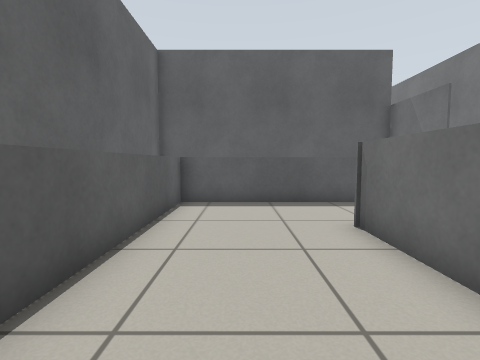
[1] (above)

16 first-person views from a walk through a robot-simulator world made for Gazebo. The camera is 0.68 m above the floor, tilts 4° down and sees 85° across. Floor lines are 1 m apart. The floor is counted in squares, 0.5 m on a side. Each view is taken from the middle of a square. On the plan, view 1 faces up. The plan holds only what a view shows up to about 13 squares ahead; the rest is blank. Some stock models are drawn as simple stand-ins.

[2]
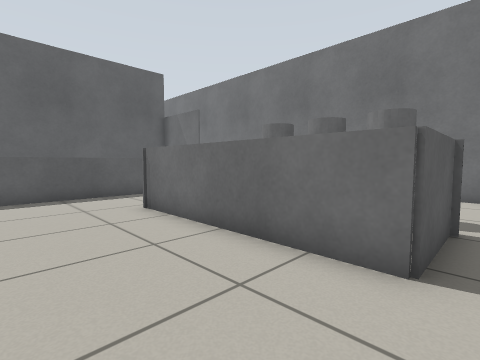

[3]
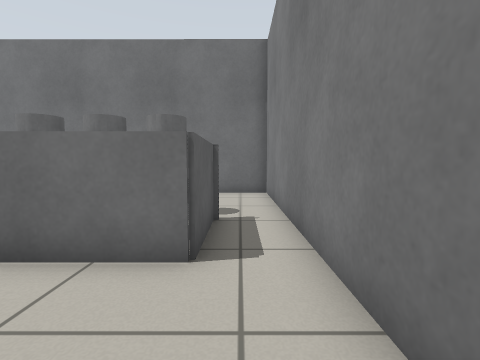

[4]
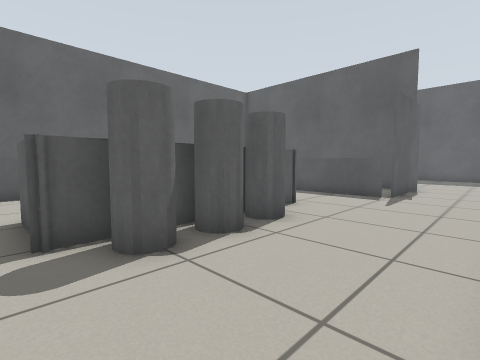

[5]
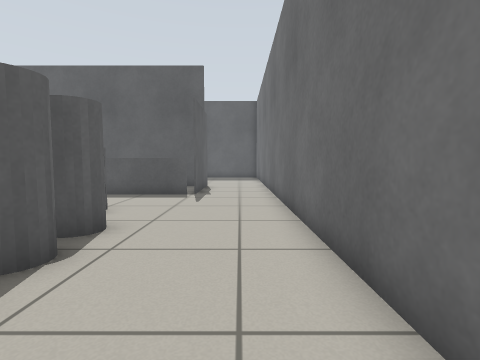

[6]
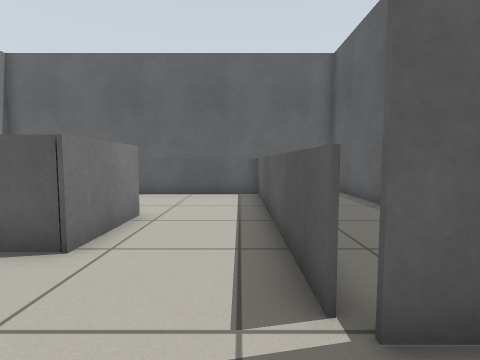

[7]
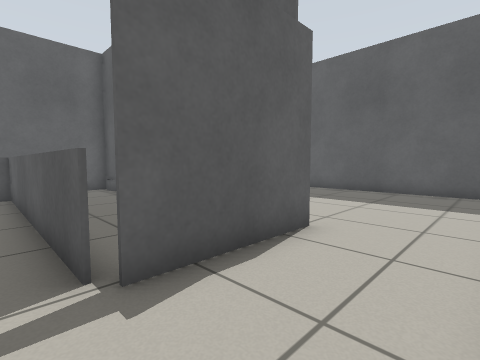

[8]
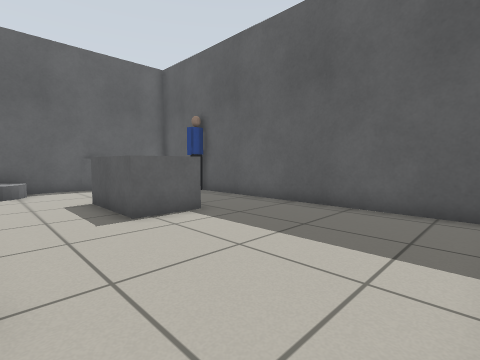

[9]
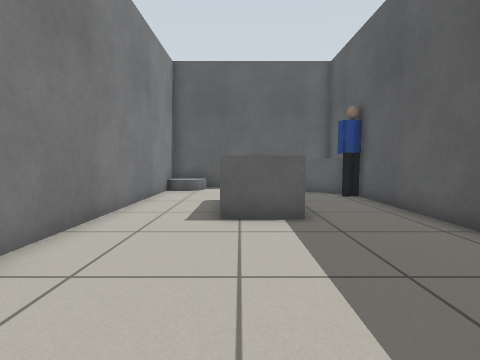

[10]
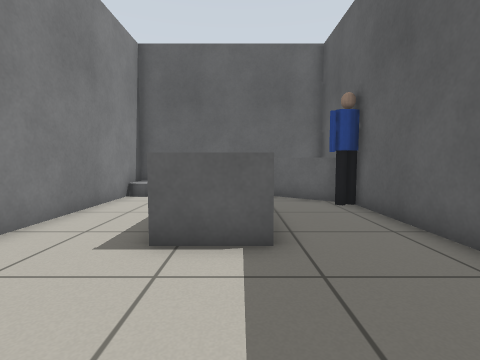

[11]
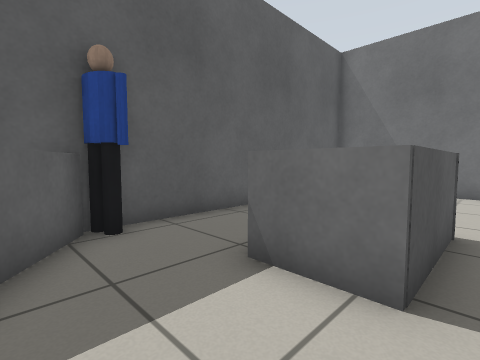

[12]
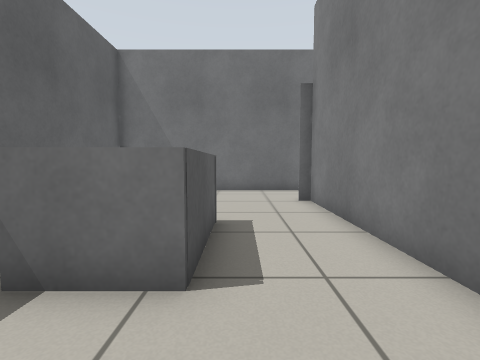

[13]
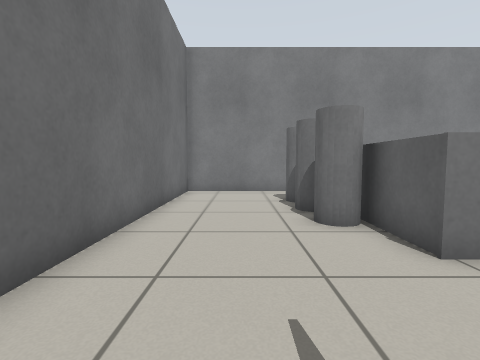

[14]
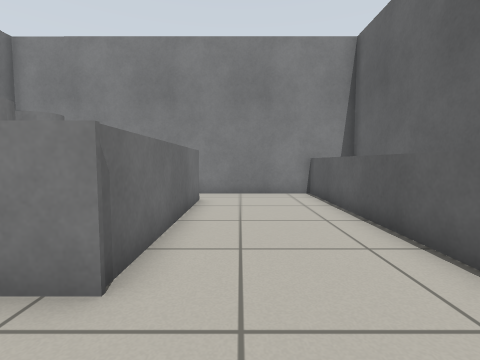

[15]
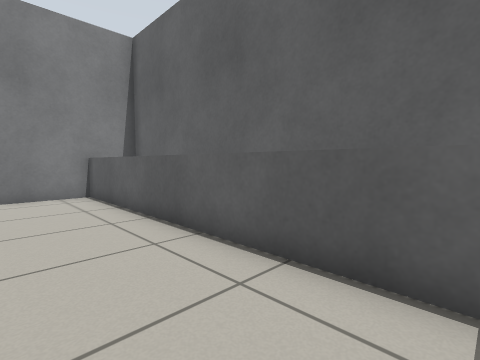

[16]
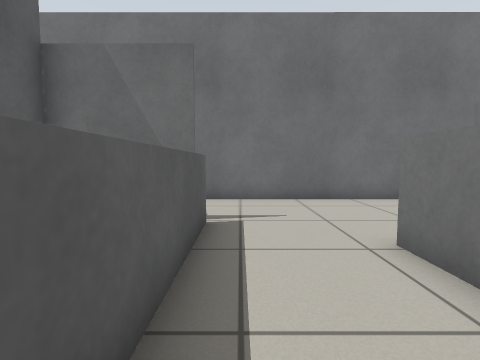

### Floor plan
Points are (right, up) in squares from view 1. A wall is a line through its corners. A room is listed if a view was taken in it or the views show most of it. See-through windows are left out.
Room 1 (views 1, 2, 3, 4, 5, 14, 15, 16)
walls: (-2.1, -3.2) (10.4, -3.2) (10.4, 7.5)
low walls: (5.1, 5.4) (5.1, -1.4) (2.5, -1.4) (2.5, 5.4) (5.1, 5.4); (6.9, 8.8) (-2, 8.8) (-2, -3.2)
ways out: opening at (9, 7.3) to room 2
objects: grey pole (6, 0); grey pole (6, 1) to (6, 2); grey pole (6, 3)
Room 2 (views 6, 7, 8, 9, 10, 11, 12, 13)
walls: (7.1, 13) (7.1, 9); (-1.5, 12.5) (7.1, 12.5); (-3.8, 18.5) (-3.8, 11.5); (10.4, 7.5) (10.4, 20.7) (-1.6, 20.7)
low walls: (3.9, 17.6) (3.8, 15.6) (0.7, 15.6) (0.7, 17.5); (-0.6, 20.5) (-2.3, 18.3); (-3.5, 16.8) (-3.9, 16.3)
ways out: opening at (9, 7.3) to room 1
objects: grey cylinder (-3, 12) to (-2, 14); person (0, 20)

Positions as (right, up) in squares from view 1, and headings:
1: (0, 0), facing up
2: (-1, -2), facing up-right
3: (-1, -2), facing right
4: (10, -2), facing up-left
5: (9, -2), facing up
6: (9, 8), facing left
7: (10, 8), facing up-left
8: (10, 13), facing up-left
9: (10, 16), facing left
10: (8, 17), facing left
11: (-2, 15), facing up-right
12: (-2, 15), facing right
13: (8, 9), facing down
14: (1, 8), facing down
15: (1, 8), facing down-left
16: (1, 8), facing right
